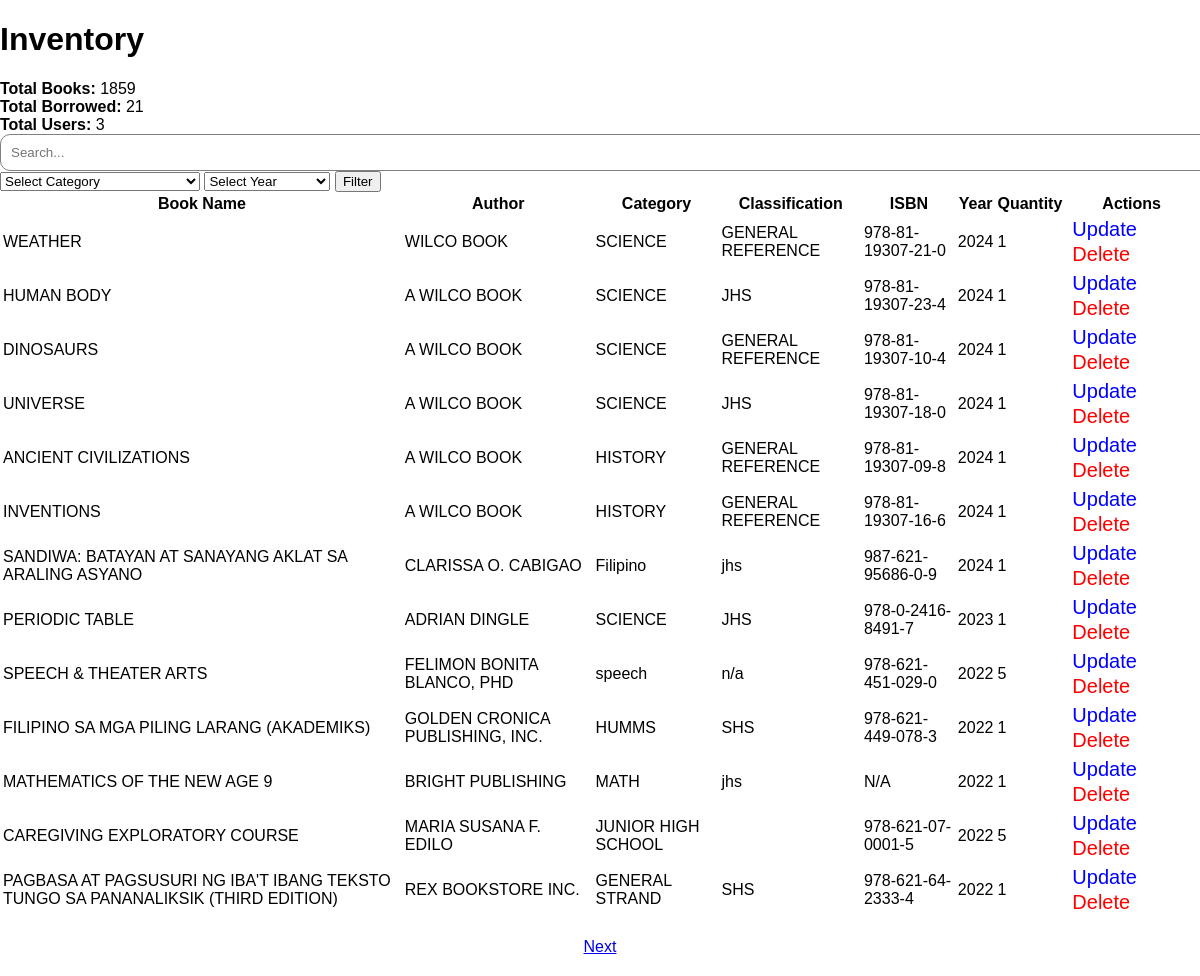
The app's page /php/inv.php (signed in) with its own data.
### tables this page shows
CREATE TABLE `books` (
  `id` int(11) NOT NULL,
  `quantity` int(11) NOT NULL,
  `book_category` varchar(255) NOT NULL,
  `Classification` varchar(255) NOT NULL,
  `book_name` varchar(255) NOT NULL,
  `author` varchar(255) NOT NULL,
  `isbn` varchar(20) NOT NULL,
  `year` varchar(255) NOT NULL,
  `date_added` timestamp NOT NULL DEFAULT current_timestamp(),
  `temp_id` int(11) DEFAULT NULL
);

### php/inv.php (the view, shortened to what this page needs)
<?php
require 'config.php';
$totalBooksQuery = $pdo->query("SELECT COUNT(*) AS total FROM books");
$totalBooks = $totalBooksQuery->fetchColumn();
$totalBorrowedQuery = $pdo->query("SELECT COUNT(*) AS total FROM borrowers");
$totalBorrowed = $totalBorrowedQuery->fetchColumn();
$totalUsersQuery = $pdo->query("SELECT COUNT(*) AS total FROM ccai_user");
$totalUsers = $totalUsersQuery->fetchColumn();
?>
<?php
$books = [];
$searchQuery = $_GET['search'] ?? '';
$selectedCategory = $_GET['category'] ?? '';
$selectedYear = $_GET['year'] ?? '';
$showNewestFirst = isset($_GET['newest']) && $_GET['newest'] === 'true';
$itemsPerPage = 13;
$currentPage = isset($_GET['page']) ? (int)$_GET['page'] : 1;
$offset = ($currentPage - 1) * $itemsPerPage;
try {
    $countSql = "SELECT COUNT(*) FROM books WHERE 1=1";
    $countStmt = $pdo->prepare($countSql);
    $countStmt->execute();
    $totalBooks = $countStmt->fetchColumn();
    $totalPages = ceil($totalBooks / $itemsPerPage);
} catch (PDOException $e) {
    echo "Error: " . $e->getMessage();
    die;
}
try {
    $sql = "SELECT id, quantity, book_category, Classification, book_name, author, isbn, year FROM books WHERE 1=1";
    $sql .= " ORDER BY
                CASE
                    WHEN year = 'N/A' THEN 1
                    ELSE 0
                END,
                year DESC";
    $sql .= " LIMIT :limit OFFSET :offset";
    $stmt = $pdo->prepare($sql);
    $stmt->bindValue(':limit', $itemsPerPage, PDO::PARAM_INT);
    $stmt->bindValue(':offset', $offset, PDO::PARAM_INT);
    $stmt->execute();
    $books = $stmt->fetchAll(PDO::FETCH_ASSOC);
} catch (PDOException $e) {
    echo "Error: " . $e->getMessage();
}
?>
<!DOCTYPE html>
<html>
<head>
    <link rel="stylesheet" type="text/css" href="../css/inventory.css">
    <link rel="stylesheet" href="https://cdnjs.cloudflare.com/ajax/libs/font-awesome/5.15.4/css/all.min.css">
</head>
<body>
    <div class="container">
        <h1>Inventory</h1>
        <div class="summary">
            <div class="summary-item">
                <strong>Total Books:</strong> <?php echo $totalBooks; ?>
            </div>
            <div class="summary-item">
                <strong>Total Borrowed:</strong> <?php echo $totalBorrowed; ?>
            </div>
            <div class="summary-item">
                <strong>Total Users:</strong> <?php echo $totalUsers; ?>
            </div>
        </div>
        <form id="filterForm">
            <input type="text" id="searchInput" name="search" placeholder="Search..." value="<?php echo htmlspecialchars($searchQuery); ?>">
            <select id="categorySelect" name="category">
                <option value="">Select Category</option>
            </select>
            <select id="yearSelect" name="year">
                <option value="">Select Year</option>
            </select>
            <button type="button" id="filterButton">Filter</button>
        </form>
        <table id="inventoryTable">
            <thead>
                <tr>
                    <th>Book Name</th>
                    <th>Author</th>
                    <th>Category</th>
                    <th>Classification</th>
                    <th>ISBN</th>
                    <th>Year</th>
                    <th>Quantity</th>
                    <th>Actions</th>
                </tr>
            </thead>
            <tbody>
                <?php if (!empty($books)): ?>
                    <?php foreach ($books as $book): ?>
                        <tr>
                            <td><?php echo htmlspecialchars($book['book_name']); ?></td>
                            <td><?php echo htmlspecialchars($book['author']); ?></td>
                            <td><?php echo htmlspecialchars($book['book_category']); ?></td>
                            <td><?php echo htmlspecialchars($book['Classification']); ?></td>
                            <td><?php echo htmlspecialchars($book['isbn']); ?></td>
                            <td><?php echo htmlspecialchars($book['year']); ?></td>
                            <td><?php echo htmlspecialchars($book['quantity']); ?></td>
                            <td>
                                <button class="update" data-id="<?php echo htmlspecialchars($book['id']); ?>">Update</button>
                                <button class="delete" onclick="confirmDelete(<?php echo htmlspecialchars($book['id']); ?>)">Delete</button>
                            </td>
                        </tr>
                    <?php endforeach; ?>
                <?php else: ?>
                    <tr>
                        <td colspan="8">No records found</td>
                    </tr>
                <?php endif; ?>
            </tbody>
        </table>
        <div class="pagination">
            <?php if ($currentPage < $totalPages): ?>
                <a href="?page=<?php echo $currentPage + 1; ?>&search=<?php echo urlencode($searchQuery); ?>&category=<?php echo urlencode($selectedCategory); ?>&year=<?php echo urlencode($selectedYear); ?>&newest=<?php echo $showNewestFirst ? 'true' : 'false'; ?>">Next</a>
            <?php endif; ?>
        </div>
    </div>
</body>
</html>

### css/inventory.css (style rules this page uses)
body { margin: 0; padding: 0; display: flex; font-family: Arial, sans-serif; flex-direction: column; }
.pagination { display: flex; justify-content: center; margin: 20px 0; }
input { width: 100%; padding: 10px; border-radius: 10px; border: gray solid 1px; }
button.update { color: blue; background: none; border: none; font-size: 20px; margin-right: 20px; cursor: pointer; }
button.delete { color: red; background: none; border: none; font-size: 20px; cursor: pointer; }

### records on screen
books: book_name "WEATHER", author "WILCO BOOK", book_category "SCIENCE", Classification "GENERAL REFERENCE", isbn "978-81-19307-21-0", year "2024", quantity "1"
books: book_name "HUMAN BODY", author "A WILCO BOOK", book_category "SCIENCE", Classification "JHS", isbn "978-81-19307-23-4", year "2024", quantity "1"
books: book_name "DINOSAURS", author "A WILCO BOOK", book_category "SCIENCE", Classification "GENERAL REFERENCE", isbn "978-81-19307-10-4", year "2024", quantity "1"
books: book_name "UNIVERSE", author "A WILCO BOOK", book_category "SCIENCE", Classification "JHS", isbn "978-81-19307-18-0", year "2024", quantity "1"
books: book_name "ANCIENT CIVILIZATIONS", author "A WILCO BOOK", book_category "HISTORY", Classification "GENERAL REFERENCE", isbn "978-81-19307-09-8", year "2024", quantity "1"
books: book_name "INVENTIONS", author "A WILCO BOOK", book_category "HISTORY", Classification "GENERAL REFERENCE", isbn "978-81-19307-16-6", year "2024", quantity "1"
books: book_name "SANDIWA: BATAYAN AT SANAYANG AKLAT SA ARALING ASYANO", author "CLARISSA O. CABIGAO", book_category "Filipino", Classification "jhs", isbn "987-621-95686-0-9", year "2024", quantity "1"
books: book_name "PERIODIC TABLE", author "ADRIAN DINGLE", book_category "SCIENCE", Classification "JHS", isbn "978-0-2416-8491-7", year "2023", quantity "1"
books: book_name "SPEECH & THEATER ARTS", author "FELIMON BONITA BLANCO, PHD", book_category "speech", Classification "n/a", isbn "978-621-451-029-0", year "2022", quantity "5"
books: book_name "FILIPINO SA MGA PILING LARANG (AKADEMIKS)", author "GOLDEN CRONICA PUBLISHING, INC.", book_category "HUMMS", Classification "SHS", isbn "978-621-449-078-3", year "2022", quantity "1"
books: book_name "MATHEMATICS OF THE NEW AGE 9", author "BRIGHT PUBLISHING", book_category "MATH", Classification "jhs", isbn "N/A", year "2022", quantity "1"
books: book_name "CAREGIVING EXPLORATORY COURSE", author "MARIA SUSANA F. EDILO", book_category "JUNIOR HIGH SCHOOL", isbn "978-621-07-0001-5", year "2022", quantity "5"
books: book_name "PAGBASA AT PAGSUSURI NG IBA'T IBANG TEKSTO TUNGO SA PANANALIKSIK (THIRD EDITION)", author "REX BOOKSTORE INC.", book_category "GENERAL STRAND", Classification "SHS", isbn "978-621-64-2333-4", year "2022", quantity "1"

### other values on screen
$totalBooks "1859"
$totalBorrowed "21"
$totalUsers "3"
